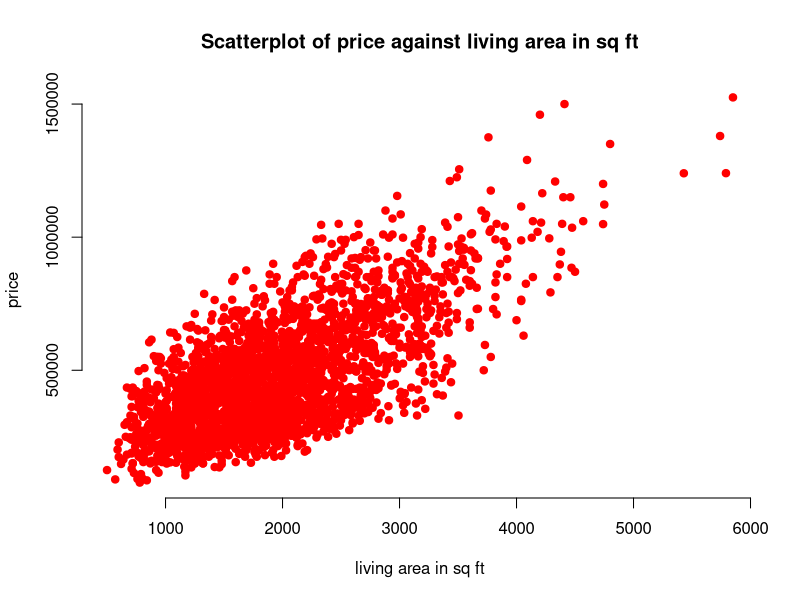
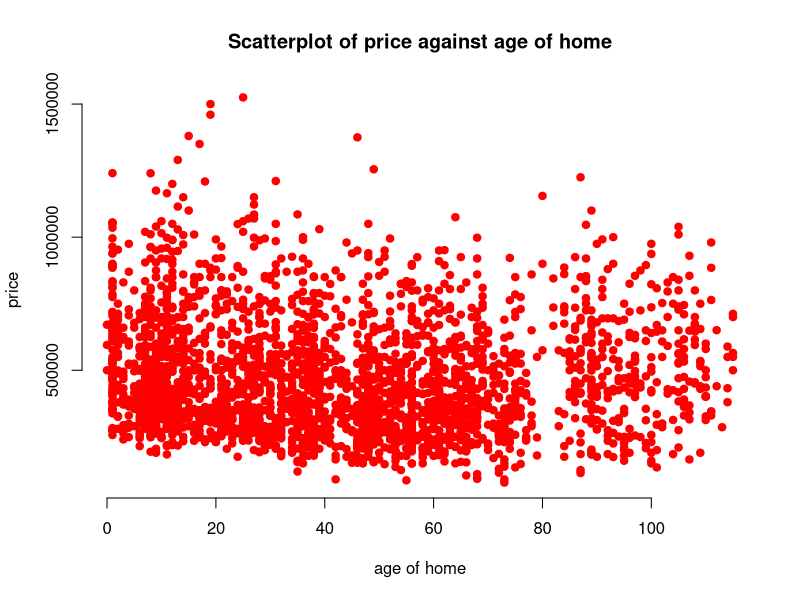
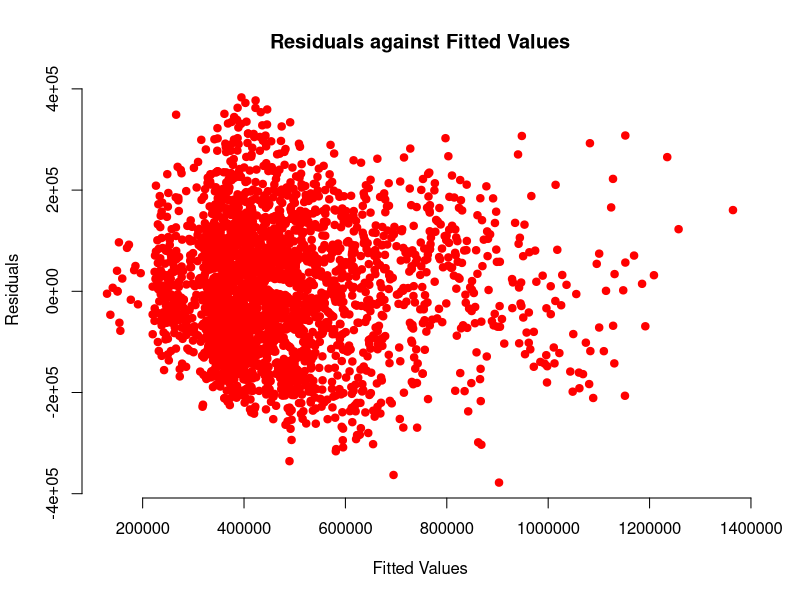
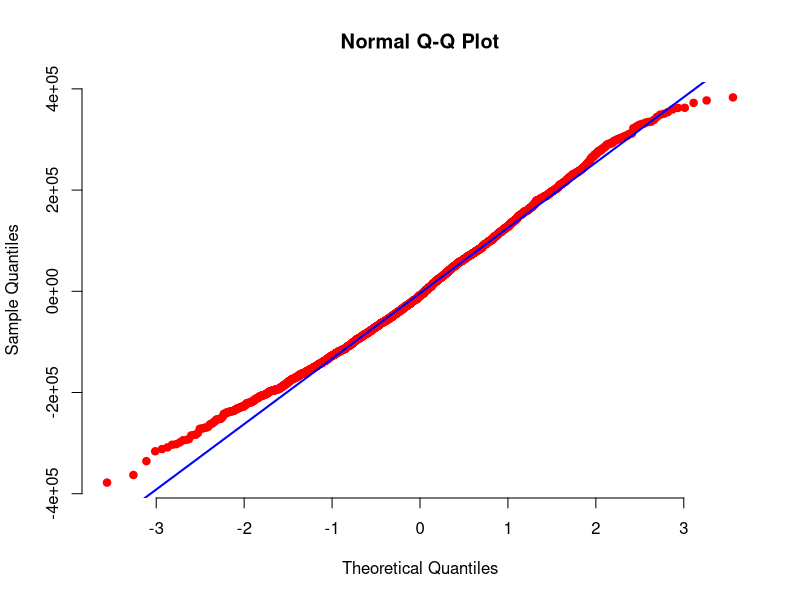
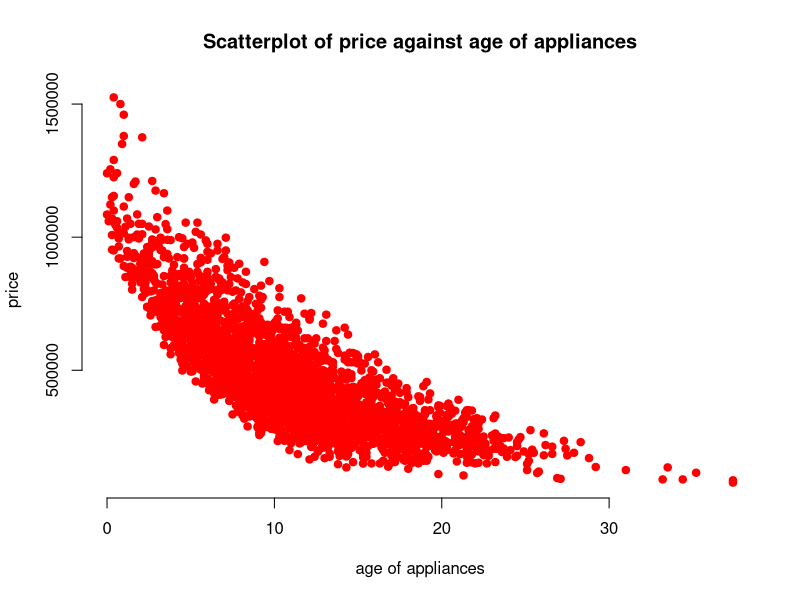
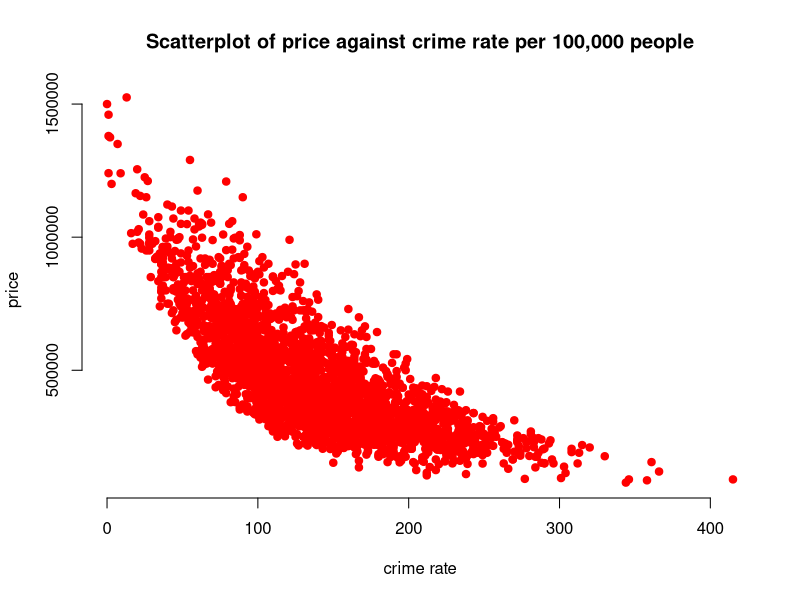
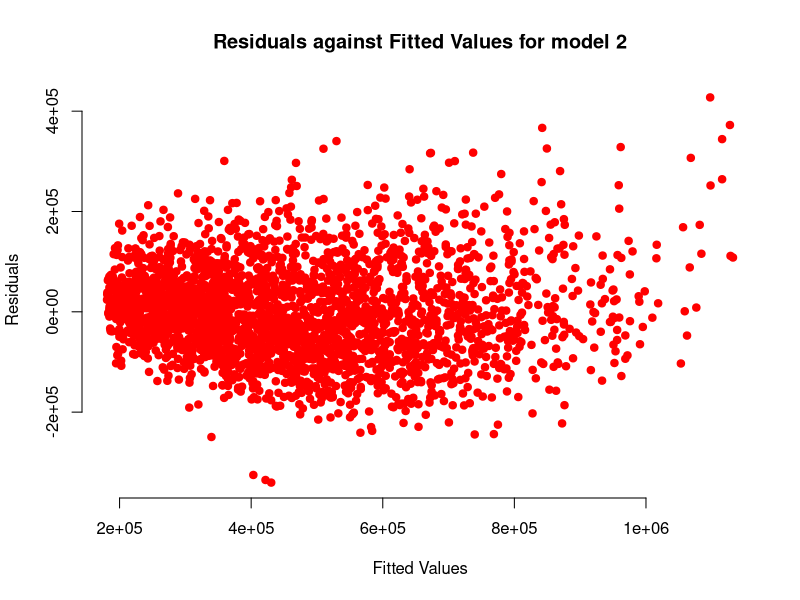
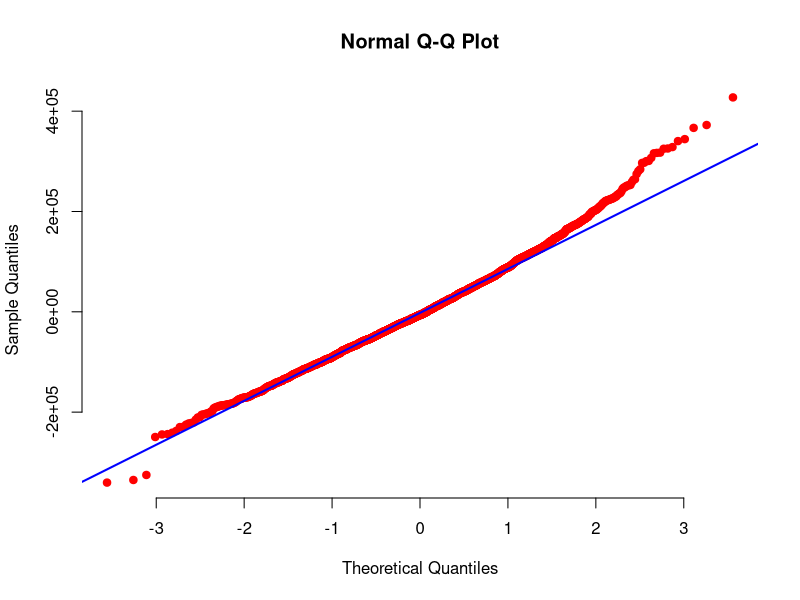

These charts were generated, in order, by the following R code:
housing <- read.csv(file="housing.csv", header=TRUE, sep=",")

# converting appropriate variables to factors  
housing <- within(housing, {
   view <- factor(view)
   backyard <- factor(backyard)
})

# number of columns
ncol(housing)

# number of rows
nrow(housing)

# Print the first six rows
print("head")
head(housing, 6)

plot(housing$sqft_living, housing$price, 
     main = "Scatterplot of price against living area in sq ft",
     xlab = "living area in sq ft", ylab = "price",
     col="red", 
     pch = 19, frame = FALSE)

plot(housing$age, housing$price, 
     main = "Scatterplot of price against age of home",
     xlab = "age of home", ylab = "price",
     col="red", 
     pch = 19, frame = FALSE)

myvars <- c("price","sqft_living", "age")
housing_subset <- housing[myvars]

# Print the correlation matrix
print("cor")
corr_matrix <- cor(housing_subset, method = "pearson")
round(corr_matrix, 4)


# Subsetting data to only include the variables that are needed
myvars <- c("price", "sqft_living", "grade", "bathrooms", "view")
housing_subset <- housing[myvars]

# Create the model
model1 <- lm(price ~ sqft_living + grade + bathrooms + view, data=housing_subset)
summary(model1)

# fitted values for model 1
fitted_values <- fitted.values(model1)

# residuals for model 1
residuals <- residuals(model1)

plot(fitted_values, residuals, 
     main = "Residuals against Fitted Values",
     xlab = "Fitted Values", ylab = "Residuals",
     col="red", 
     pch = 19, frame = FALSE)

qqnorm(residuals, pch = 19, col="red", frame = FALSE)
qqline(residuals, col = "blue", lwd = 2)

newdata <- data.frame(sqft_living=2150, grade=7, bathrooms=3, view='2')

# Prediction 1 for living area of 2,150sq ft, grade 7, 3 bathrooms and lake view
print("prediction interval")
prediction_pred_int <- predict(model1, newdata, interval="predict", level=0.90) 
round(prediction_pred_int, 4)

print("confidence interval")
prediction_conf_int <- predict(model1, newdata, interval="confidence", level=0.90) 
round(prediction_conf_int, 4)

newdata <- data.frame(sqft_living=2150, grade=7, bathrooms=3, view='0')

# Prediction 2 for living area of 2,150sq ft, grade 7, 3 bathrooms and road view
print("prediction interval")
prediction_pred_int <- predict(model1, newdata, interval="predict", level=0.90) 
round(prediction_pred_int, 4)

print("confidence interval")
prediction_conf_int <- predict(model1, newdata, interval="confidence", level=0.90) 
round(prediction_conf_int, 4)

plot(housing$appliance_age, housing$price, 
     main = "Scatterplot of price against age of appliances",
     xlab = "age of appliances", ylab = "price",
     col="red", 
     pch = 19, frame = FALSE)

plot(housing$crime, housing$price, 
     main = "Scatterplot of price against crime rate per 100,000 people",
     xlab = "crime rate", ylab = "price",
     col="red", 
     pch = 19, frame = FALSE)

# Subsetting data to only include the variables that are needed
print("Second Order Regression Model for Model 2")
myvars <- c("price", "appliance_age", "crime")
housing_subset <- housing[myvars]

# Create the model
model2 <- lm(price ~ appliance_age + crime + appliance_age:crime + I(appliance_age^2) + I(crime^2), data=housing_subset)
summary(model2)

# fitted values for model 2
fitted_values <- fitted.values(model2) 

# residuals for model 2
residuals <- residuals(model2)

plot(fitted_values, residuals, 
     main = "Residuals against Fitted Values for model 2",
     xlab = "Fitted Values", ylab = "Residuals",
     col="red", 
     pch = 19, frame = FALSE)

qqnorm(residuals, pch = 19, col="red", frame = FALSE)
qqline(residuals, col = "blue", lwd = 2)

newdata <- data.frame(appliance_age=1, crime=81.02)

# Prediction for 1 year old appliances and a crime rate of 81.02 per 100,000 people
print("prediction interval")
prediction_pred_int <- predict(model2, newdata, interval="predict", level=0.90) 
round(prediction_pred_int,4)

print("confidence interval")
prediction_conf_int <- predict(model2, newdata, interval="confidence", level=0.90) 
round(prediction_conf_int,4)

newdata <- data.frame(appliance_age=15, crime=200.50)

# Prediction for 15 year old appliances and a crime rate of 200.50 per 100,000 people
print("prediction interval")
prediction_pred_int <- predict(model2, newdata, interval="predict", level=0.90) 
round(prediction_pred_int,4)

print("confidence interval")
prediction_conf_int <- predict(model2, newdata, interval="confidence", level=0.90) 
round(prediction_conf_int,4)

# Subsetting data to only include the variables that are needed
print("Nested Model for Model 2")
myvars <- c("price", "appliance_age", "crime")
housing_subset <- housing[myvars]

# Create the reduced model for model 2
model2_reduced <- lm(price ~ appliance_age + crime + appliance_age:crime, data=housing)
summary(model2_reduced)

# Perform the Nested Model F-test
anova(model2, model2_reduced)
